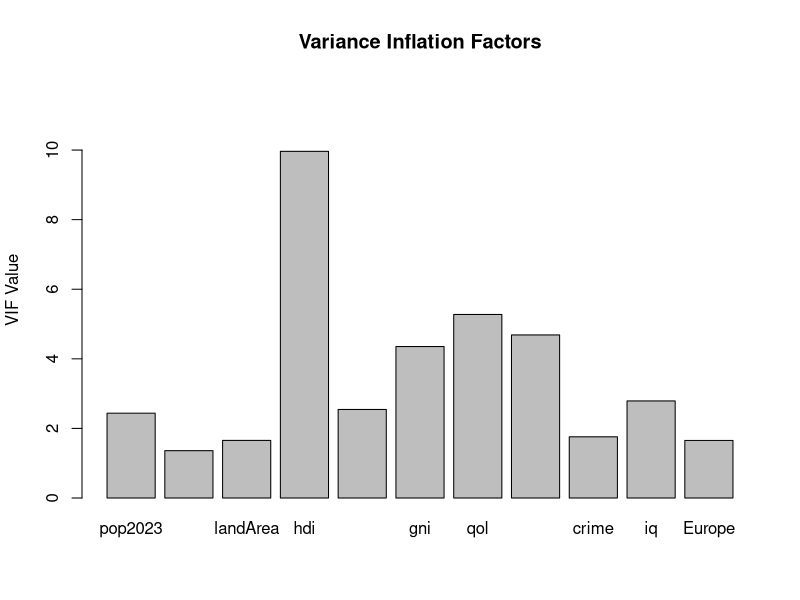
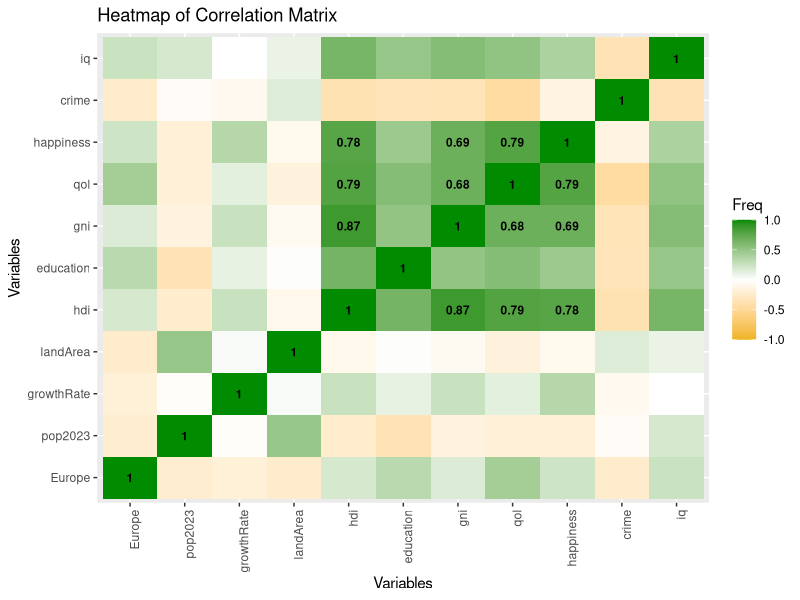
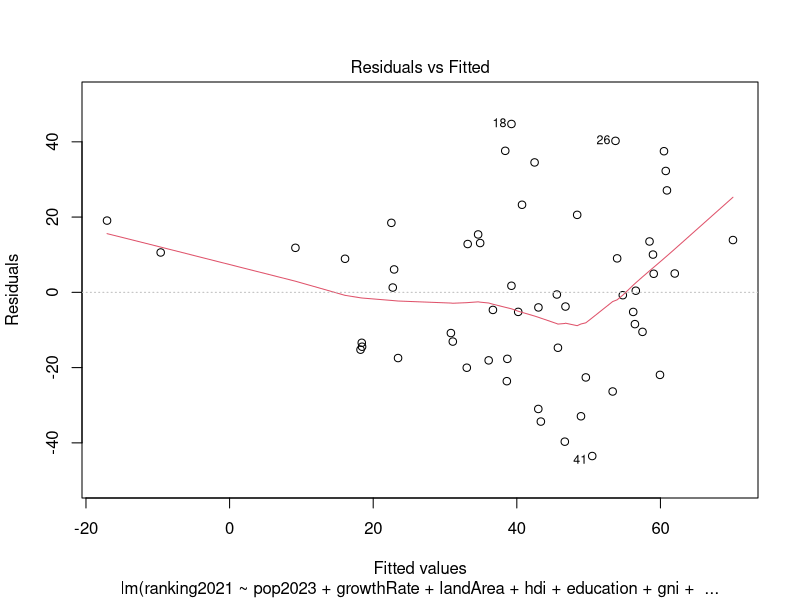
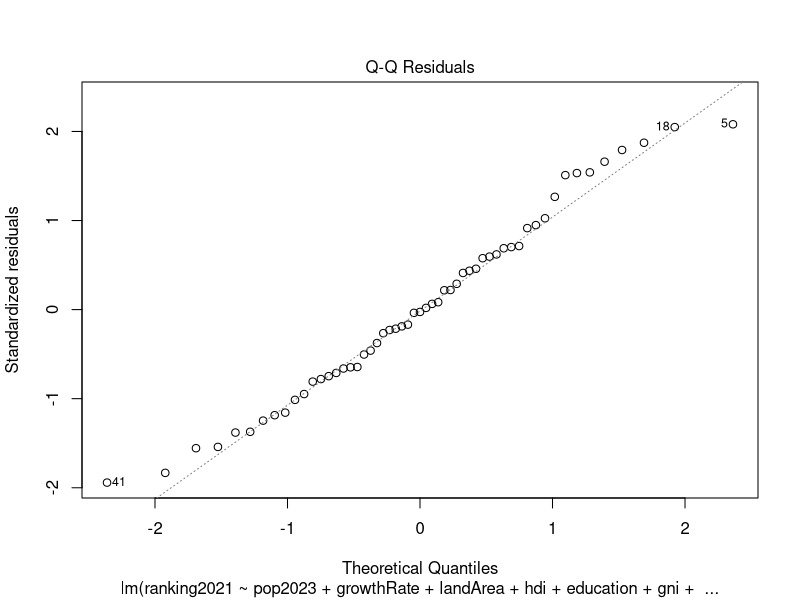

Source code (R) for these figures, in order: (Note: this script raises an error after producing the figures.)
library(ggplot2)
library(dplyr)
library(nortest)
library(viridisLite)
library(car)
library(lmtest)
library(carData)
library(corrplot)
library(stats)
library(MASS)
library(leaps)

#Wczytanie zbioru danych
data <- read.csv("Dylag1.csv")

#Wstępna analiza danych
head(data)
summary(data)
str(data)

##Wstepna analiza modelu
model <- lm(ranking2021 ~ pop2023 + growthRate + landArea 
            + hdi + education + gni + qol
            + happiness + crime + iq
            + Europe, data = data)
summary(model)

##Czyszczenie danych

#Usunięcie wierszy z brakującymi danymi
data2 <- data[complete.cases(data$hdi, data$qol), ] 
rownames(data2) <- NULL

##Wizualizacja danych

#Model regresji
model <- lm(ranking2021 ~ pop2023 + growthRate + landArea 
            + hdi + education + gni + qol
            + happiness + crime + iq
            + Europe, data = data2)
summary(model)
IQR(model$residuals)

#liniowosc
#Macierz korelacji
selected_data <- dplyr::select(data2, Europe, pop2023, growthRate, landArea, hdi, education, gni, qol, happiness, crime, iq)
corr_matrix <- cor(selected_data)
#współczynnik kappa
eigen_values <- eigen(corr_matrix)$values
kappa <- sqrt(max(eigen_values)/min(eigen_values))
kappa
vif_data <- vif(model)
barplot(vif_data, main = "Variance Inflation Factors", 
        ylab = "VIF Value", ylim = c(0, max(vif_data) * 1.2))
#Wizualizacja korelacji między zmiennymi niezależnymi
corr_df <- as.data.frame(as.table(corr_matrix))
ggplot(corr_df, aes(Var1, Var2, fill = Freq)) +
  geom_tile() +
  scale_fill_gradient2(low = "goldenrod2", mid = "white", high = "green4", 
                       midpoint = 0, limits = c(-1, 1)) +
  labs(title = "Heatmap of Correlation Matrix", 
       x = "Variables", 
       y = "Variables") +
  theme(axis.text.x = element_text(angle = 90,hjust=1)) +
  geom_text(aes(label = round(Freq, 2)), 
            data = subset(corr_df, abs(Freq) > 0.65),
            size = 3, color = "black", fontface = "bold")

plot(model,1)
raintest(model)
resettest(model)

#Normalnosc residuów
#Wykres Q-Q residua
plot(model, 2)
qqPlot(model)
#wykres gestosci
plot(density(model$residuals),main = "Residual Density")
shapiro.test(model$residuals) #hipoteza zerowa, ze dane pochodza z populacji o rozkladzie normalnym
ks.test(model$residuals, 'pnorm') #hipotezy zerowej (brak roznic miedzy rozkladami)
ad.test(model$residuals) #hipoteza zerowa, ze dane pochodza z populacji o rozkladzie normalnym
hist(model$residuals, breaks = seq(-50,50, by = 5), main="Histogram of residuals") #sa problemy z normalnoscia, ale mimo wszystko przyjmujemy normalnosc

#Stalosc wariancji
plot(model$residuals ~ model$fitted.values)
bptest(model)
gqtest(model)
hmctest(model)
crPlots(model)
plot(model$residuals ~ log(data2$pop2023, 10))
var.test(model$residuals[which(log(data2$pop2023,10)<7.2)],model$residuals[which(log(data2$pop2023,10)>=7.2)])   

#Autokorelacja residuow
dwtest(model)
Box.test(model$residuals,type='Box-Pierce')
Box.test(model$residuals,type='Ljung-Box')
# autokorelacja 1. rzedu
m = length(model$residuals)
plot(model$residuals[2:m] ~ model$residuals[1:(m-1)])

##CZĘŚĆ 2

#Wartości odstające
plot(data2$ranking2021 ~ model$fitted.values)
abline(0,1)
leverage <- hatvalues(model)
treshold <- 2*sum(leverage)/nrow(data2)
cooks.distance(model)
#wykres dzwigni
plot(leverage, main="Leverage Plot", ylab="Leverage", xlab="Index")
text(x=1:length(leverage), y=leverage, labels=ifelse(leverage>0.3, names(leverage),""), cex=0.7)
#wykres cooka
plot(model,4)

data3 <- data2[-5,]
rownames(data3) <- NULL
model1 <- lm(ranking2021 ~ pop2023 + growthRate + landArea 
            + hdi + education + gni + qol
            + happiness + crime + iq
            + Europe, data = data3)
summary(model1)
leverage1 <- hatvalues(model1)
plot(leverage1, main="Leverage Plot", ylab="Leverage", xlab="Index")
text(x=1:length(leverage1), y=leverage1, labels=ifelse(leverage1>0.3, names(leverage1),""), cex=0.7)
plot(model1,4)

##Badanie nowego modelu

#Korelacji między zmiennymi niezależnymi
selected_data <- dplyr::select(data3, Europe, pop2023, growthRate, landArea, hdi, education, gni, qol, happiness, crime, iq)
corr_matrix <- cor(selected_data)
eigen_values <- eigen(corr_matrix)$values
kappa <- sqrt(max(eigen_values)/min(eigen_values))
kappa
vif_data <- vif(model1)
barplot(vif_data, main = "Variance Inflation Factors", 
        ylab = "VIF Value", ylim = c(0, max(vif_data) * 1.2))
corr_df <- as.data.frame(as.table(corr_matrix))
ggplot(corr_df, aes(Var1, Var2, fill = Freq)) +
  geom_tile() +
  scale_fill_gradient2(low = "goldenrod2", mid = "white", high = "green4", 
                       midpoint = 0, limits = c(-1, 1)) +
  labs(title = "Heatmap of Correlation Matrix", 
       x = "Variables", 
       y = "Variables") +
  theme(axis.text.x = element_text(angle = 90,hjust=1)) +
  geom_text(aes(label = round(Freq, 2)), 
            data = subset(corr_df, abs(Freq) > 0.65),
            size = 3, color = "black", fontface = "bold")
#Liniowa struktura
plot(model1,1)
raintest(model1)
resettest(model1)
#Normalnosc residuów
qqPlot(model1)
plot(density(model1$residuals),main = "Residual Density")
#Stalosc wariancji
plot(model1$residuals ~ model1$fitted.values)
#Autokorelacja residuow
m = length(model1$residuals)
plot(model1$residuals[2:m] ~ model1$residuals[1:(m-1)])

#zmienne hdi oraz gni sa skorelowane na poziomie 0.87 wiec usuwamy zmienną gni, bo gorzej wypada w liniowosci z y
#sprawdzamy czy dobrze zrobilismy za pomocą AIC
model1a <- lm(ranking2021 ~ pop2023 + growthRate + landArea +
               education + gni + qol + happiness + crime + iq +
               Europe, data = data3)
summary(model1a)
RSS1 <- sum(model1$residuals^2)
n <- nrow(data3)
AIC1 <- n * log(RSS1/n) + 2 * length(coef(model1))
AIC1
RSS1a <- sum(model1a$residuals^2)
AIC1a <- n * log(RSS1a/n) + 2 * length(coef(model1a))
AIC1a
plot(model1a,1)
#sprawdzamy czy lepiej byłoby usunąć gni
model1aa <- lm(ranking2021 ~ pop2023 + growthRate + landArea +
                education + hdi + qol + happiness + crime + iq +
                Europe, data = data3)
summary(model1aa)
RSS1aa <- sum(model1aa$residuals^2)
AIC1aa <- n * log(RSS1aa/n) + 2 * length(coef(model1aa))
AIC1aa
#ODPOWIEDZ BRZMI NIE, WIEC USUWAMY HDI, WYBIERAMY model1a
#sprawdzamy jak wygląda korelacja zmiennych
selected_data <- dplyr::select(data3, Europe, pop2023, growthRate, landArea, education, gni, qol, happiness, crime, iq)
corr_matrix <- cor(selected_data)
eigen_values <- eigen(corr_matrix)$values
kappa <- sqrt(max(eigen_values)/min(eigen_values))
kappa #zmniejszyła sie kappa
vif_data <- vif(model1a) #VIF w normie ponizej 6
barplot(vif_data, main = "Variance Inflation Factors", 
        ylab = "VIF Value", ylim = c(0, max(vif_data) * 1.2))
corr_df <- as.data.frame(as.table(corr_matrix)) #pozostaje silna korelacja zmiennych happiness i qol
ggplot(corr_df, aes(Var1, Var2, fill = Freq)) +
  geom_tile() +
  scale_fill_gradient2(low = "goldenrod2", mid = "white", high = "green4", 
                       midpoint = 0, limits = c(-1, 1)) +
  labs(title = "Heatmap of Correlation Matrix", 
       x = "Variables", 
       y = "Variables") +
  theme(axis.text.x = element_text(angle = 90,hjust=1)) +
  geom_text(aes(label = round(Freq, 2)), 
            data = subset(corr_df, abs(Freq) > 0.65),
            size = 3, color = "black", fontface = "bold")
#Liniowa struktura
plot(model1a,1)
raintest(model1a)
resettest(model1a)
#Normalnosc residuów
qqPlot(model1a)
plot(density(model1a$residuals),main = "Residual Density")
#Stalosc wariancji
plot(model1a$residuals ~ model1a$fitted.values)
#Autokorelacja residuow
m = length(model1a$residuals)
plot(model1a$residuals[2:m] ~ model1a$residuals[1:(m-1)])

#zmienne happiness i qol są silnie skorelowane, spórbujemy usunąc ktoras zmienna
model1aa <- lm(ranking2021 ~ pop2023 + growthRate + landArea +
                 education + hdi + qol + crime + iq +
                 Europe, data = data3)
RSS1aa <- sum(model1aa$residuals^2)
n <- nrow(data3)
AIC1aa <- n * log(RSS1aa/n) + 2 * length(coef(model1aa))
AIC1aa
model1ab <- lm(ranking2021 ~ pop2023 + growthRate + landArea +
                 education + hdi + happiness + crime + iq +
                 Europe, data = data3)
RSS1ab <- sum(model1ab$residuals^2)
AIC1ab <- n * log(RSS1ab/n) + 2 * length(coef(model1ab))
AIC1ab #wartosc AIC nie zmienia się bardzo wiec zostawiamy obie zmienne

#wykresy rozrzutu miedzy y a x1,x2...
crPlots(model1a) #zauwazamy dużą nieliniowosc
model1b <- lm(ranking2021 ~ log(pop2023) + growthRate + landArea + iq +
                education + gni + qol + happiness + crime +
                Europe, data = data3)
crPlots(model1b)
summary(model1b)
RSS1b <- sum(model1b$residuals^2)
n <- nrow(data3)
AIC1b <- n * log(RSS1b/n) + 2 * length(coef(model1b))
AIC1b
AIC1a
aic <- step(model1b, direction = "both", k = 2)
#wartosc AIC spadła. STWIERDZAM, ZE ZMIENNA pop2023 JEST DOBRZE PRZEKSZTAŁCONA I LECIMY DALEJ

#Korelacji między zmiennymi niezależnymi
vif_data <- vif(model1b)
barplot(vif_data, main = "Variance Inflation Factors", 
        ylab = "VIF Value", ylim = c(0, max(vif_data) * 1.2))
#Liniowa struktura
plot(model1b,1)
raintest(model1b)
resettest(model1b)
#Normalnosc residuów
qqPlot(model1b)
plot(density(model1b$residuals),main = "Residual Density")
#Stalosc wariancji
plot(model1b,1)
#Autokorelacja residuow
m = length(model1b$residuals)
plot(model1b$residuals[2:m] ~ model1b$residuals[1:(m-1)])
#dalej występuje problem nieliniowosci
#przekształcamy zmienną landArea
model1bb <- lm(ranking2021 ~ log(pop2023) + growthRate +
                sqrt(landArea) + gni + education + qol +
                happiness + crime + iq +
                Europe, data = data3)
summary(model1bb)
crPlots(model1bb)
RSS1bb <- sum(model1bb$residuals^2)
AIC1bb <- n * log(RSS1bb/n) + 2 * length(coef(model1bb))
AIC1bb
AIC1b
aic <- step(model1bb, direction = "both", k = 2)
#STWIERDZAM, ZE PRZEKSZTALCENIE ZMIENNEJ landArea nie ma sensu
#przekształcsmy zmienną qol
model1c <- lm(ranking2021 ~ log(pop2023) + growthRate + landArea + iq +
                education + gni + qol + I(qol^2) + happiness + crime +
                Europe, data = data3)
crPlots(model1c)
summary(model1c)
RSS1c <- sum(model1c$residuals^2)
AIC1c <- n * log(RSS1c/n) + 2 * length(coef(model1c))
AIC1c
AIC1b
aic <- step(model1c, direction = "both", k = 2)
#AIC spadło troche
plot(model1c,1)

#Korelacji między zmiennymi niezależnymi
vif_data <- vif(model1c)
barplot(vif_data, main = "Variance Inflation Factors", 
        ylab = "VIF Value", ylim = c(0, max(vif_data) * 1.2))
#Liniowa struktura
plot(model1c,1)
raintest(model1c)
resettest(model1c)
#Normalnosc residuów
qqPlot(model1c)
plot(density(model1c$residuals),main = "Residual Density")
#Stalosc wariancji
plot(model1c,1)
#Autokorelacja residuow
m = length(model1c$residuals)
plot(model1c$residuals[2:m] ~ model1c$residuals[1:(m-1)])

#transformacja boxcox
b=boxcox(model1c)
l <- b$x[which.max(b$y)]
model1d <- lm(((ranking2021)^l-1)/l ~ log(pop2023) + growthRate + log(landArea)
              + gni + education + qol + I(qol^2)
              + happiness + crime + iq
              + Europe, data=data3)
summary(model1d)
crPlots(model1d)
RSS1d <- sum(model1d$residuals^2)
AIC1d <- n * log(RSS1d/n) + 2 * length(coef(model1d))
AIC1d
AIC1c
#Korelacji między zmiennymi niezależnymi
vif_data <- vif(model1d)
barplot(vif_data, main = "Variance Inflation Factors", 
        ylab = "VIF Value", ylim = c(0, max(vif_data) * 1.2))
#Liniowa struktura
plot(model1d,1)
raintest(model1d)
resettest(model1d)
#Normalnosc residuów
qqPlot(model1d)
plot(density(model1d$residuals),main = "Residual Density")
#Stalosc wariancji
plot(model1d,1)
bptest(model1d)
gqtest(model1d)
hmctest(model1d)
#Autokorelacja residuow
dwtest(model1d)
Box.test(model1d$residuals,type='Box-Pierce')
Box.test(model1d$residuals,type='Ljung-Box')
m = length(model1d$residuals)
plot(model1d$residuals[2:m] ~ model1d$residuals[1:(m-1)])

## Tworzymy nowy model 1e
bic <- step(model1d, direction = "both", k = log(nrow(data3)), criteria = "BIC")

model1e <- lm(((ranking2021)^l-1)/l ~ log(pop2023) + education + 
                qol + I(qol^2) + crime + growthRate, data=data3)
summary(model1e)
crPlots(model1e)
RSS1e <- sum(model1e$residuals^2)
AIC1e <- n * log(RSS1e/n) + 2 * length(coef(model1e))
AIC1e
AIC1d
#Liniowa struktura
plot(model1e,1)
raintest(model1e)
resettest(model1e)
#Normalnosc residuów
qqPlot(model1e)
plot(density(model1e$residuals),main = "Residual Density")
shapiro.test(model1e$residuals) 
ks.test(model1e$residuals, 'pnorm') 
ad.test(model1e$residuals)
hist(model1e$residuals, breaks = seq(-4,4, by = 0.55), main="Histogram of residuals")
#Stalosc wariancji
plot(model1e,1)
bptest(model1e)
gqtest(model1e)
hmctest(model1e)
ncvTest(model1e)
#Autokorelacja residuow
dwtest(model1e)
Box.test(model1e$residuals,type='Box-Pierce')
Box.test(model1e$residuals,type='Ljung-Box')
m = length(model1e$residuals)
plot(model1e$residuals[2:m] ~ model1e$residuals[1:(m-1)])

#Wartości odstające
leverage <- hatvalues(model1e)
treshold <- 2*sum(leverage)/n
cooks.distance(model1e)
#wykres dzwigni
plot(leverage, main="Leverage Plot", ylab="Leverage", xlab="Index")
text(x=1:length(leverage), y=leverage, labels=ifelse(leverage>0.3, names(leverage),""), cex=0.7)
#wykres cooka
plot(model1e,4)

selected_data <- dplyr::select(data3, pop2023, growthRate, education, qol, crime)
corr_matrix <- cor(selected_data)
eigen_values <- eigen(corr_matrix)$values
kappa <- sqrt(max(eigen_values)/min(eigen_values))
kappa
vif_data <- vif(model1e)
barplot(vif_data, main = "Variance Inflation Factors", 
        ylab = "VIF Value", ylim = c(0, max(vif_data) * 1.2))
corr_df <- as.data.frame(as.table(corr_matrix))
ggplot(corr_df, aes(Var1, Var2, fill = Freq)) +
  geom_tile() +
  scale_fill_gradient2(low = "goldenrod2", mid = "white", high = "green4", 
                       midpoint = 0, limits = c(-1, 1)) +
  labs(title = "Heatmap of Correlation Matrix", 
       x = "Variables", 
       y = "Variables") +
  theme(axis.text.x = element_text(angle = 90,hjust=1)) +
  geom_text(aes(label = round(Freq, 2)), 
            data = subset(corr_df, abs(Freq) > 0.65),
            size = 3, color = "black", fontface = "bold")

#walidacja krzyżowa
X <- model.matrix(model)
cv_errors_m <- rep(0, nrow(data2))
for (i in 1:nrow(data2)) {
  fit <- lm.fit(X[-i, ], data2$ranking2021[-i])
  cv_errors_m[i] <- (data2$ranking2021[i] - fit$coef %*% X[i, ]) ^ 2
}
mse <- mean(cv_errors_m)

X1e <- model.matrix(model1e) #  Macierz projektowa
cv_errors_m1e <- rep(0, n)
for (i in 1:n) {
  fit <- lm.fit(X1e[-i, ], data3$ranking2021[-i]) #leave-one-out cv
  cv_errors_m1e[i] <- (data3$ranking2021[i] - fit$coef %*% X1e[i, ]) ^ 2  #błąd predykcji
}
mse1e <- mean(cv_errors_m1e)
mse
mse1e
